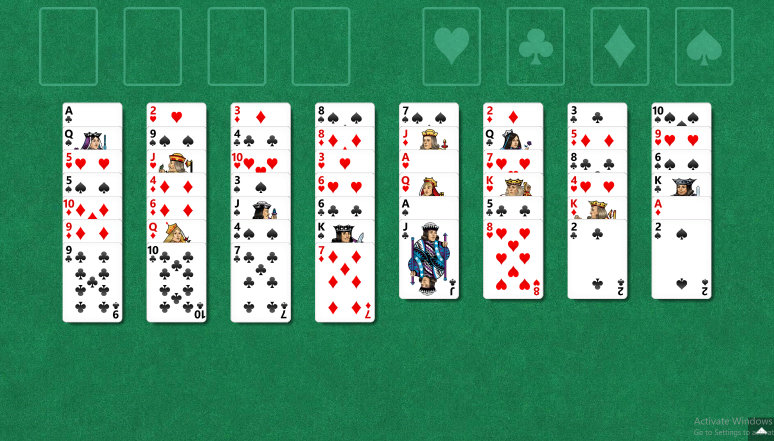
#> input picture training/1.png, 1548 x 882 px (shown at 1/2 size)
$ jupyter execute --allow-errors Otsu.ipynb   (shell and % lines are left out)
#> lines starting #> are read from the running program, lines starting #| are printed output that depends on the picture; after the words box and inside, x2 and y2 are one past the last pixel; in counts of white or black regions, pixels touching at a corner belong together
[cell 1]
import numpy as np
import cv2 # OpenCV biblioteka
import matplotlib
import matplotlib.pyplot as plt
import collections
import math

[cell 2]
matplotlib.rcParams['figure.figsize'] = 16,12

[cell 3]
from tensorflow import keras
from keras.models import Sequential
from keras.layers.core import Dense, Activation
from tensorflow.keras.optimizers import SGD
from sklearn.cluster import KMeans
from sklearn.preprocessing import StandardScaler

[cell 4]
number_indexes = []
symbol_indexes = []

symbols = False
for i in range(104):
    if i>94 and i%4 == 0:
        symbols = not symbols
    elif (i%8 == 0):
        symbols = not symbols

    if symbols:
        number_indexes.append(i)
    else:
        symbol_indexes.append(i)

[cell 5]
def resize_region(region):
    return cv2.resize(region, (28, 28), interpolation=cv2.INTER_NEAREST)

[cell 6]
# sortiranje kontura
def get_y(node):
    return node[1][1]

def get_x(node):
    return node[1][0]

def sort_nodes(nodes):
    sorted_list = []
    while len(nodes) != 0:
        nodes.sort(key=get_y)
        first_eight = nodes[0:8]
        if len(nodes) <= 8:
            first_eight = nodes[0:4]
        for contour in first_eight:
            nodes.remove(contour)
        first_eight.sort(key=get_x)
        for i in range(len(first_eight)):
            sorted_list.append(first_eight[i])

    return sorted_list

[cell 7]
def image_processing(image_path):
    img = cv2.imread(image_path) #ucitavamo sliku
    img_rgb = cv2.cvtColor(img, cv2.COLOR_BGR2RGB) #prebacujemo je u rgb model
    img = img_rgb[207:650, 100:1450] #crop-ujemo sliku    650  207:257
    img_gray = cv2.cvtColor(img, cv2.COLOR_RGB2GRAY) #prebacujemo sliku u crno-belu

    ret, image_otsu = cv2.threshold(img_gray, 0, 255, cv2.THRESH_OTSU) # pomocu Otsu-a dobijamo binarnu sliku
    contours, hierarchy = cv2.findContours(image_otsu, cv2.RETR_LIST, cv2.CHAIN_APPROX_SIMPLE) #nalazimo sve konture

    contours_cards = [] # izdvajamo samo potrebne konture
    for contour in contours:
        center, size, angle = cv2.minAreaRect(contour)
        width, height = size
        if width > 5 and width < 30 and height > 5 and height < 30:
            contours_cards.append(contour)

    img_contours = img.copy()
    selected_contours = [] # vadimo samo konture po kolonama koje nam trebaju
    for contour in contours_cards:
        contour_ok = False
        for mini_contour in contour:
            if mini_contour[0][0] > 25 and mini_contour[0][0] < 51:
                contour_ok = True
            elif mini_contour[0][0] > 190 and mini_contour[0][0] < 225:
                contour_ok = True
            elif mini_contour[0][0] > 355 and mini_contour[0][0] < 395:
                contour_ok = True
            elif mini_contour[0][0] > 525 and mini_contour[0][0] < 560:
                contour_ok = True
            elif mini_contour[0][0] > 695 and mini_contour[0][0] < 730:
                contour_ok = True
            elif mini_contour[0][0] > 865 and mini_contour[0][0] < 900:
                contour_ok = True
            elif mini_contour[0][0] > 1030 and mini_contour[0][0] < 1065:
                contour_ok = True
            elif mini_contour[0][0] > 1200 and mini_contour[0][0] < 1235:
                contour_ok = True
            else:
                contour_ok = False
                break
        if contour_ok == True:
            selected_contours.append(contour)

    # img_regions = img.copy() # sortiramo konture za kraj po x-osi
    sorted_regions = []
    sorted_regions_numbers = []
    sorted_regions_symbols = []
    regions_array = []
    i = 0
    n= len(selected_contours)
    numbers = True

    #sredjujemo 10 da bude jedna a ne dve konture
    while i < n:
        contour = selected_contours[i]
        x, y, w, h = cv2.boundingRect(contour)
        area = cv2.contourArea(contour)
        if area > 55 and w < h + 5:
            j = i + 1
            while j < len(selected_contours):
                next_contour = selected_contours[j]
                x1, y1, w1, h1 = cv2.boundingRect(next_contour)
                if x1 == x + w or x == x1 + w1 or x1 == x + w + 1 or x == x1 + w1 + 1:
                    if x1 > x:
                        w = x1 - x  + w1
                        selected_contours.pop(i)
                        n-=1
                    else:
                        w = w1 + w
                        x = x1
                        selected_contours.pop(j)
                        n-=1
                j+=1

            region = image_otsu[y:y+h+1, x:x+w+1]
            regions_array.append([resize_region(region), (x, y, w, h)])
        i+=1

    #SORTIRAMO REGIONE
    regions_array = sort_nodes(regions_array)
    #na dve slike cemo crtati konture, na jednoj samo brojeve, a na drugoj simbole karata
    img_numbers = img.copy()
    img_symbols = img.copy()
    for i in range(len(regions_array)):
        x = regions_array[i][1][0]
        y = regions_array[i][1][1]
        w = regions_array[i][1][2]
        h = regions_array[i][1][3]
        regions = regions_array[i][0]
        if number_indexes.count(i) != 0:
            cv2.rectangle(img_numbers, (x, y), (x + w, y + h), (0, 255, 0),  2)
            sorted_regions_numbers.append(resize_region(region))
        else:
            cv2.rectangle(img_symbols, (x, y), (x + w, y + h), (0, 255, 0),  2)
            sorted_regions_symbols.append(resize_region(region))

    return img_numbers, sorted_regions_numbers, img_symbols, sorted_regions_symbols

[cell 8]
# ucitavamo sliku, pronalazimo konture i oznacavamo ih
img_numbers, numbers, img_symbols, symbols = image_processing("training/1.png")
#> in image_processing, img is the input picture: shape (882, 1548, 3); mean B, G, R 119.6, 151.2, 87.2
#> in image_processing, `img = img_rgb[207:650, 100:1450]`:
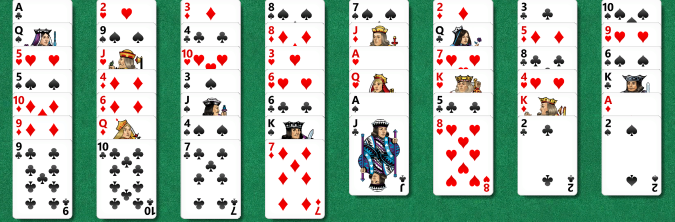
#> img: shape (443, 1350, 3) (shown at 1/2 size); mean R, G, B 162.6, 186.2, 171.3
#> in image_processing, `img_gray = cv2.cvtColor(img, cv2.COLOR_RGB2GRAY)`:
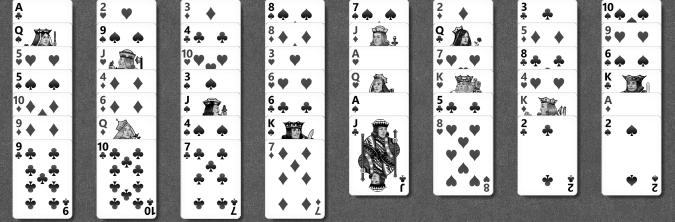
#> img_gray: shape (443, 1350) (shown at 1/2 size); min 0, max 255, mean 177.4
#> in image_processing, `ret, image_otsu = cv2.threshold(img_gray, 0, 255, cv2.THRESH_OTSU)`:
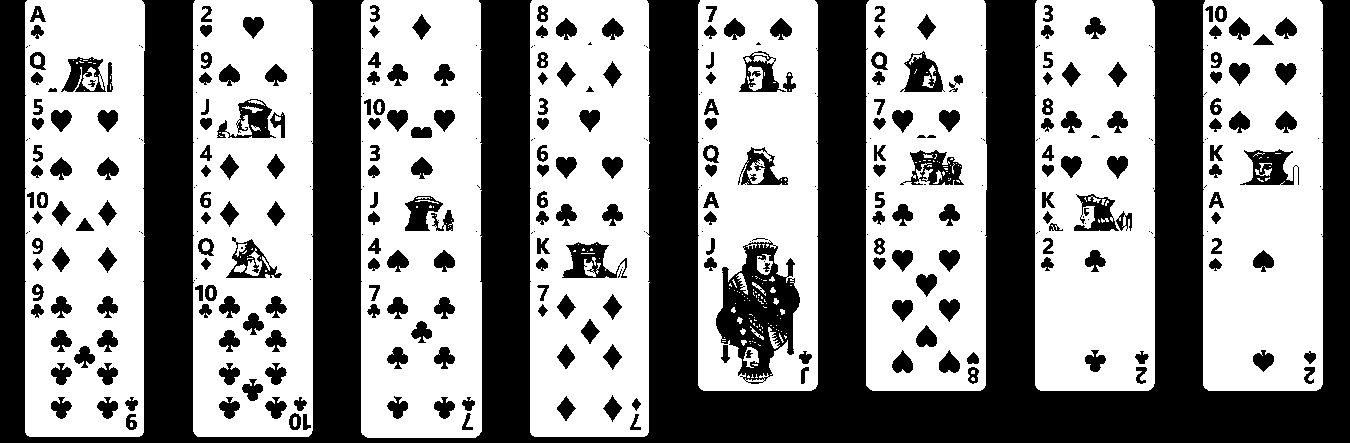
#> image_otsu: shape (443, 1350); 56.7% white; 363 black regions (107 under 20 px)
#> in image_processing, `ret, image_otsu = cv2.threshold(img_gray, 0, 255, cv2.THRESH_OTSU)`: ret = 166
#> in image_processing, `contours, hierarchy = cv2.findContours(image_otsu, cv2.RETR_LIST, cv2...`: contours = 699 contours, 391 with area under 20; largest, box (x1, y1, x2, y2) and area: (361, 0, 482, 438) 52114, (193, 0, 313, 437) 51848, (25, 0, 145, 437) 51474, (530, 0, 650, 437) 51428, (866, 0, 987, 391) 46420
#> the loop in image_processing, `for contour in contours:` made 699 passes
#> (center, angle, width, height) on passes 1 to 3: ((131, 424), -90, 4, 2), ((294.5, 421.5), -90, 9, 3), ((635, 421.5), -90, 17, 12)
#> after the loop in image_processing, `for contour in contours:`: contours_cards = 266 contours, 1 with area under 20; largest, box (x1, y1, x2, y2) and area: (938, 298, 961, 323) 344, (1106, 155, 1129, 180) 342, (938, 109, 961, 133) 342, (1274, 62, 1298, 86) 342, (891, 109, 914, 134) 341
#> the loop in image_processing, `for contour in contours_cards:` made 266 passes
#> after the loop in image_processing, `for contour in contours_cards:`: selected_contours = 113 contours; largest, box (x1, y1, x2, y2) and area: (870, 51, 889, 71) 252, (29, 51, 47, 71) 249, (197, 237, 215, 257) 248, (702, 144, 720, 164) 245, (204, 284, 218, 302) 183
#> in image_processing, `n= len(selected_contours)`: n = 113
#> the loop in image_processing, `while i < n:` made 109 passes
#> (y, h, area) on passes 1 to 8: (303, 15, 78), (303, 16, 129), (303, 16, 131.5), (303, 16, 129.5), (284, 18, 104.5), (284, 18, 105.5), (284, 18, 183), (283, 19, 165)
#> the loop in sort_nodes, `while len(nodes) != 0:` made 14 passes
#> the loop in image_processing, `for i in range(len(regions_array)):` made 104 passes
#> pass 1, in image_processing, `regions = regions_array[i][0]`:
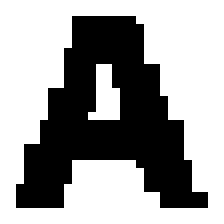
#> regions: shape (28, 28) (shown 8 times larger); 62% white; 1 black region, box (x1, y1, x2, y2) and area: (2, 2, 26, 26) 298
#> pass 2, in image_processing, `regions = regions_array[i][0]`:
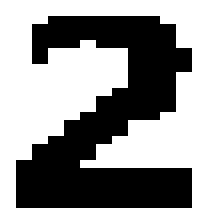
#> regions: shape (28, 28) (shown 8 times larger); 61.5% white; 1 black region, box (x1, y1, x2, y2) and area: (2, 2, 24, 26) 302
#> pass 3, in image_processing, `regions = regions_array[i][0]`:
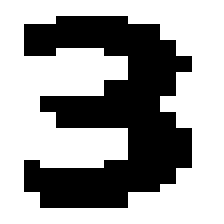
#> regions: shape (28, 28) (shown 8 times larger); 62.1% white; 1 black region, box (x1, y1, x2, y2) and area: (3, 2, 24, 26) 297
#> after the loop in image_processing, `for i in range(len(regions_array)):`:
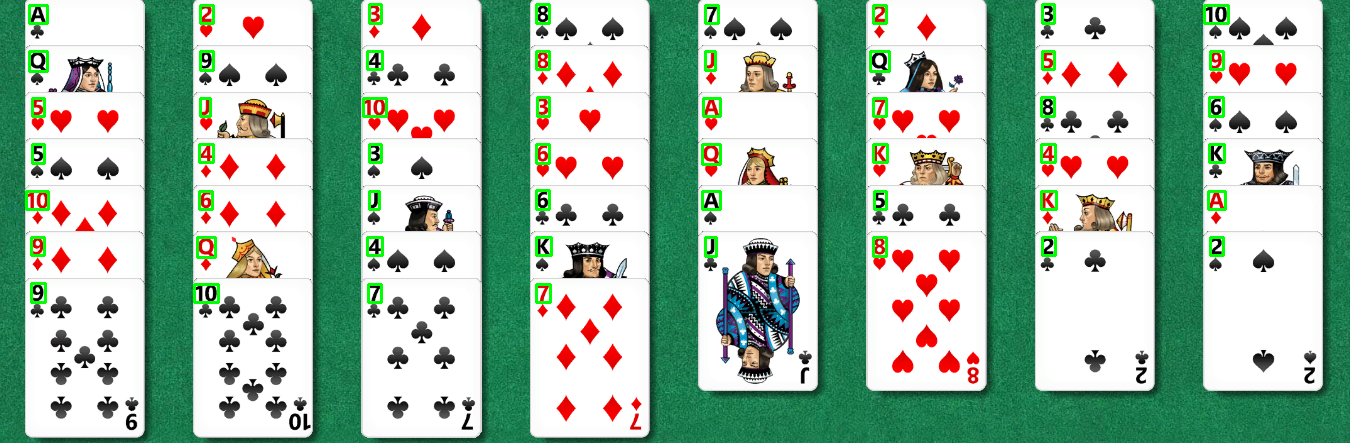
#> img_numbers: shape (443, 1350, 3); 1.68% of pixels changed, all inside (x1, y1, x2, y2) = (25, 3, 1230, 304)
#> after the loop in image_processing, `for i in range(len(regions_array)):`:
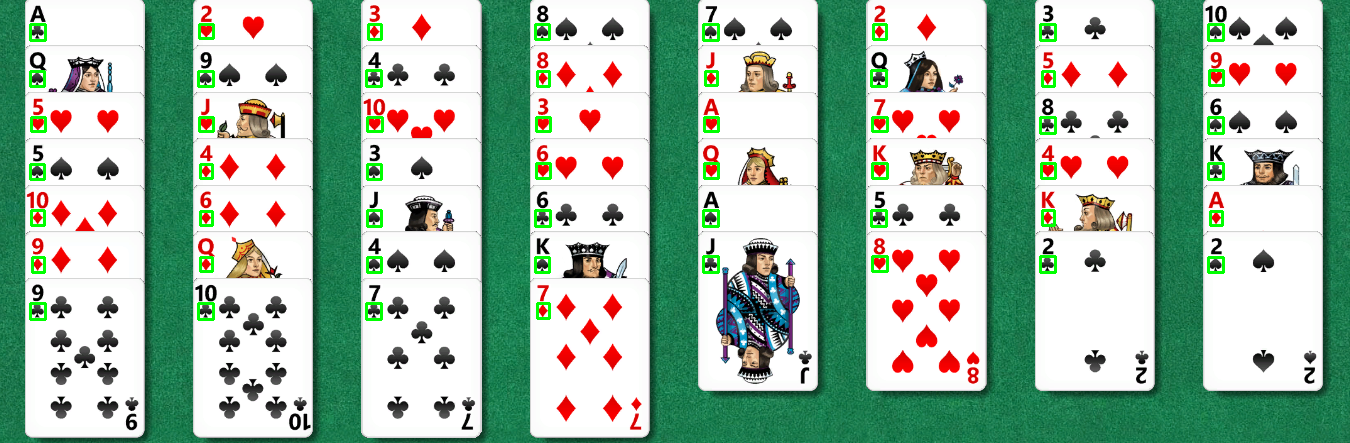
#> img_symbols: shape (443, 1350, 3); 1.48% of pixels changed, all inside (x1, y1, x2, y2) = (29, 23, 1225, 321)
#> (the rest of this cell did not finish here and is left out)

[cell 9]
# [8 lines of commented-out code are left out]

[cell 10]
# priprema podataka za obucavcanje
def scale_to_range(image):
    return image/255

def matrix_to_vector(image):
    return image.flatten()

def prepare_for_ann(regions):
    ready_for_ann = []
    for region in regions:
        scale = scale_to_range(region)
        ready_for_ann.append(matrix_to_vector(scale))
    return ready_for_ann

def convert_output(alphabet):
    nn_outputs = []
    for index in range(len(alphabet)):
        output = np.zeros(len(alphabet))
        output[index] = 1
        nn_outputs.append(output)
    return np.array(nn_outputs)

[cell 11]
# neuronska mreza

def create_ann(output_size):
    ann = Sequential()
    ann.add(Dense(128, input_dim=784, activation='sigmoid'))
    ann.add(Dense(output_size, activation='sigmoid'))
    return ann

# [10 lines left out: function train_ann, not called in this run]

def winner(output):
    return max(enumerate(output), key=lambda x: x[1])[0]

[cell 12]
# prikaz rezultata
# [5 lines left out: function display_result, not called in this run]

[cell 13]
def display_image(image, color=False):
    if color:
        plt.imshow(image)
    else:
        plt.imshow(image, 'gray')

[cell 14]
# [4 lines of commented-out code are left out]

[cell 15]
#treniranje mreze
selected_numbers, numbers, selected_symbols, symbols = image_processing("training/1.png")
#> the loop in image_processing (call 2), `for contour in contours:` made 699 passes
#> contour on passes 21, 23, 55: [[762, 381], [763, 380], [764, 381], [763, 382]], [[744, 380], [745, 379], [746, 380], [745, 381]], [[758, 344], [759, 345], [760, 345], [759, 345]]
#> the loop in image_processing (call 2), `while i < n:` made 109 passes
#> the loop in sort_nodes (call 2), `while len(nodes) != 0:` made 14 passes
#> the loop in image_processing (call 2), `for i in range(len(regions_array)):` made 104 passes
display_image(selected_numbers)
print(len(numbers))
#| 52

alphabet_symbols = [0, 1, 2,3, 3, 2, 0, 3, 3, 3, 0, 2, 2, 0, 2, 1, 1, 1, 1, 1, 1, 1, 0, 3, 3, 2, 3, 1, 1, 1, 1, 0, 2, 2, 3, 0, 3, 0, 2, 2, 2, 2, 3, 3, 0, 1, 0, 3, 0, 0, 0, 2]
aplhabet_numbers = [1,2,3,8,7,2,3,10,12,9,4,8,11,12,5,9,5,11, 10, 3, 1, 7, 8 ,6, 5, 4, 3, 6, 12, 13, 4, 13, 10, 6, 11, 6, 1, 5, 13, 1, 9, 12, 4, 13, 11, 8, 2, 2, 9, 10, 7, 7]
numbers2 = [number[0] for number in numbers]
symbols2 = [symbol[0] for symbol in symbols]

# jedan nacin
from sklearn.svm import SVC
from sklearn.pipeline import Pipeline
from sklearn.model_selection import GridSearchCV
steps = [('scaler', StandardScaler()), ('SVM', SVC(kernel='poly'))]
pipeline = Pipeline(steps)

parameters = {'SVM__C':[0.001, 0.1, 100, 10e5], 'SVM__gamma':[10, 1, 0.1, 0.01]}
grid = GridSearchCV(pipeline, param_grid=parameters, cv=4)
grid.fit(symbols2, alphabet_symbols)
print(f"score: {grid.score(symbols2, alphabet_symbols)}")
#| score: 0.25

print(grid.predict(numbers2[0:8]))
#| [3 3 3 3 3 3 3 3]

inputs = prepare_for_ann(symbols)
#> the loop in prepare_for_ann, `for region in regions:` made 52 passes
outputs = convert_output(alphabet_symbols)
#> (the rest of this cell did not finish here and is left out)

ann = train_ann(ann, inputs, outputs, epochs=2000)

$ run again, with training/10.png copied over training/1.png
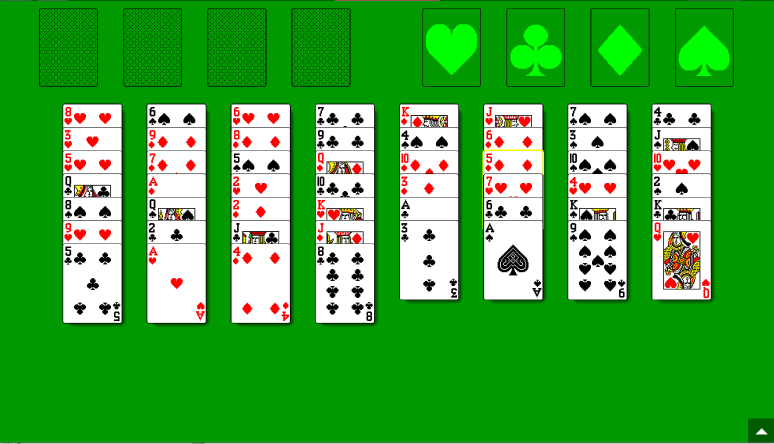
#> input picture training/10.png, 1548 x 887 px (shown at 1/2 size)
#> in image_processing, img is the input picture: shape (887, 1548, 3); mean B, G, R 59.4, 167.8, 64.3
#> img: shape (443, 1350, 3)
#> in image_processing, `ret, image_otsu = cv2.threshold(img_gray, 0, 255, cv2.THRESH_OTSU)`:
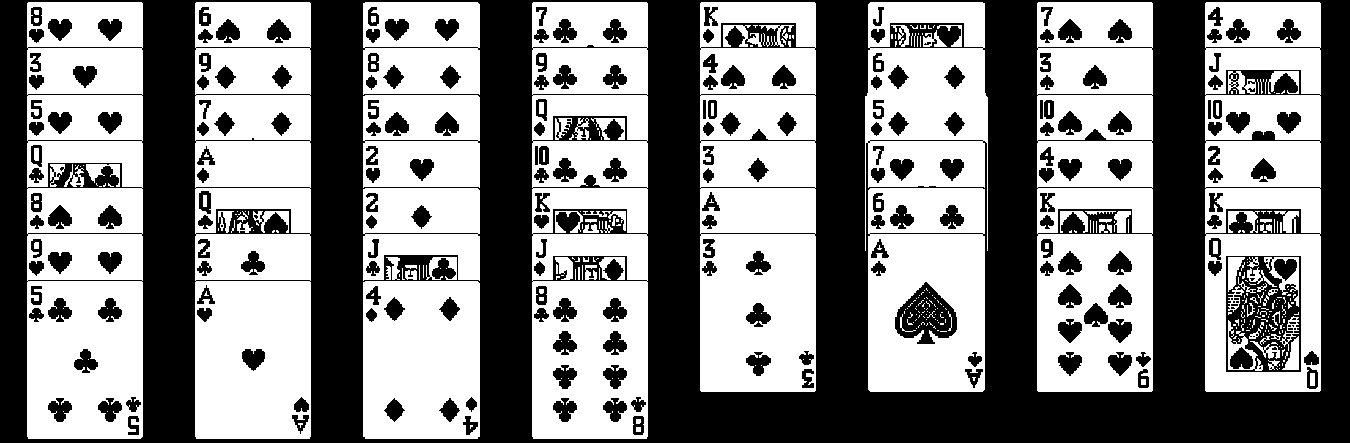
#> image_otsu: shape (443, 1350); 52.7% white; 239 black regions (25 under 20 px)
#> ret = 163
#> contours = 718 contours, 377 with area under 20; largest, box (x1, y1, x2, y2) and area: (532, 2, 648, 439) 50118, (195, 2, 311, 439) 50118, (27, 2, 143, 439) 50118, (1205, 2, 1321, 392) 44717, (1037, 2, 1153, 392) 44717
#> the loop in image_processing, `for contour in contours:` made 718 passes
#> (center, angle, width, height) on passes 2 to 4: ((471, 426.5), -90, 3, 2), ((300, 425), -90, 4, 4), ((638, 421), -90, 4, 4)
#> after the loop in image_processing, `for contour in contours:`: contours_cards = 245 contours, 7 with area under 20; largest, box (x1, y1, x2, y2) and area: (97, 204, 123, 230) 416, (384, 111, 410, 137) 416, (1107, 18, 1133, 44) 416, (215, 18, 241, 44) 416, (1083, 302, 1109, 328) 413
#> the loop in image_processing, `for contour in contours_cards:` made 245 passes
#> after the loop in image_processing, `for contour in contours_cards:`: selected_contours = 104 contours; largest, box (x1, y1, x2, y2) and area: (198, 190, 212, 215) 270, (1208, 237, 1222, 261) 258, (30, 144, 43, 168) 242, (535, 98, 548, 122) 236, (1039, 192, 1056, 213) 227
#> n = 104
#> the loop in image_processing, `while i < n:` made 104 passes
#> (y, h, area) on passes 1 to 8: (307, 16, 152), (307, 16, 111), (307, 16, 168), (307, 16, 153), (285, 21, 225.5), (285, 21, 177), (285, 21, 183.5), (284, 21, 184)
#> the loop in sort_nodes, `while len(nodes) != 0:` made 14 passes
#> the loop in image_processing, `for i in range(len(regions_array)):` made 104 passes
#> after the loop in image_processing, `for i in range(len(regions_array)):`:
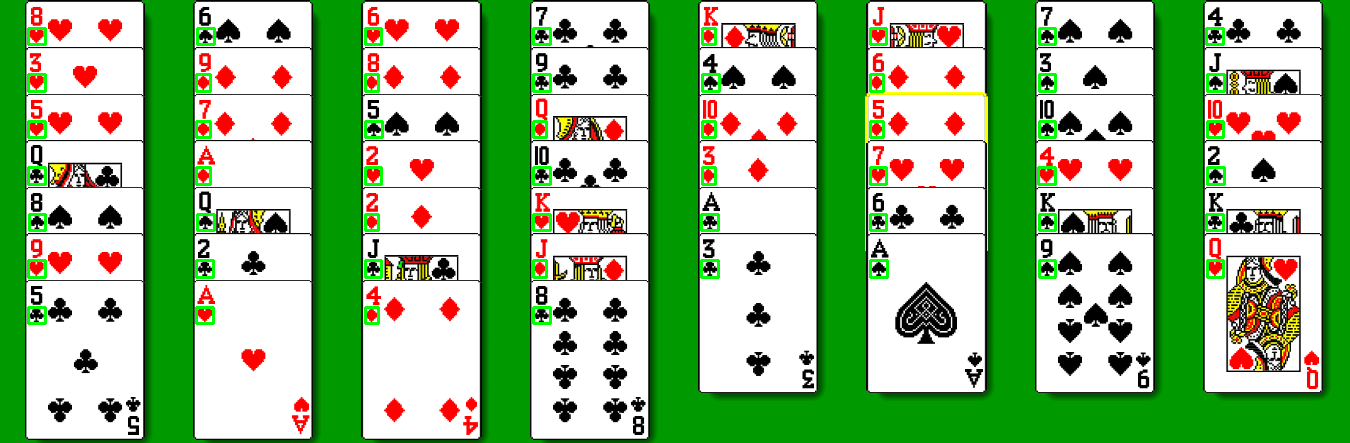
#> img_symbols: shape (443, 1350, 3); mean R, G, B 142.4, 185.6, 131.4
#> the loop in image_processing (call 2), `for contour in contours:` made 718 passes
#> contour on passes 1, 9, 10: [[636, 427], [636, 431], [640, 431], [640, 427]], [[612, 411], [612, 412]], [[107, 411]]
#> the loop in image_processing (call 2), `while i < n:` made 104 passes
#> the loop in sort_nodes (call 2), `while len(nodes) != 0:` made 14 passes
#> the loop in image_processing (call 2), `for i in range(len(regions_array)):` made 104 passes
#| 52
#| score: 0.25
#| [3 3 3 3 3 3 3 3]
#> the loop in prepare_for_ann, `for region in regions:` made 52 passes
